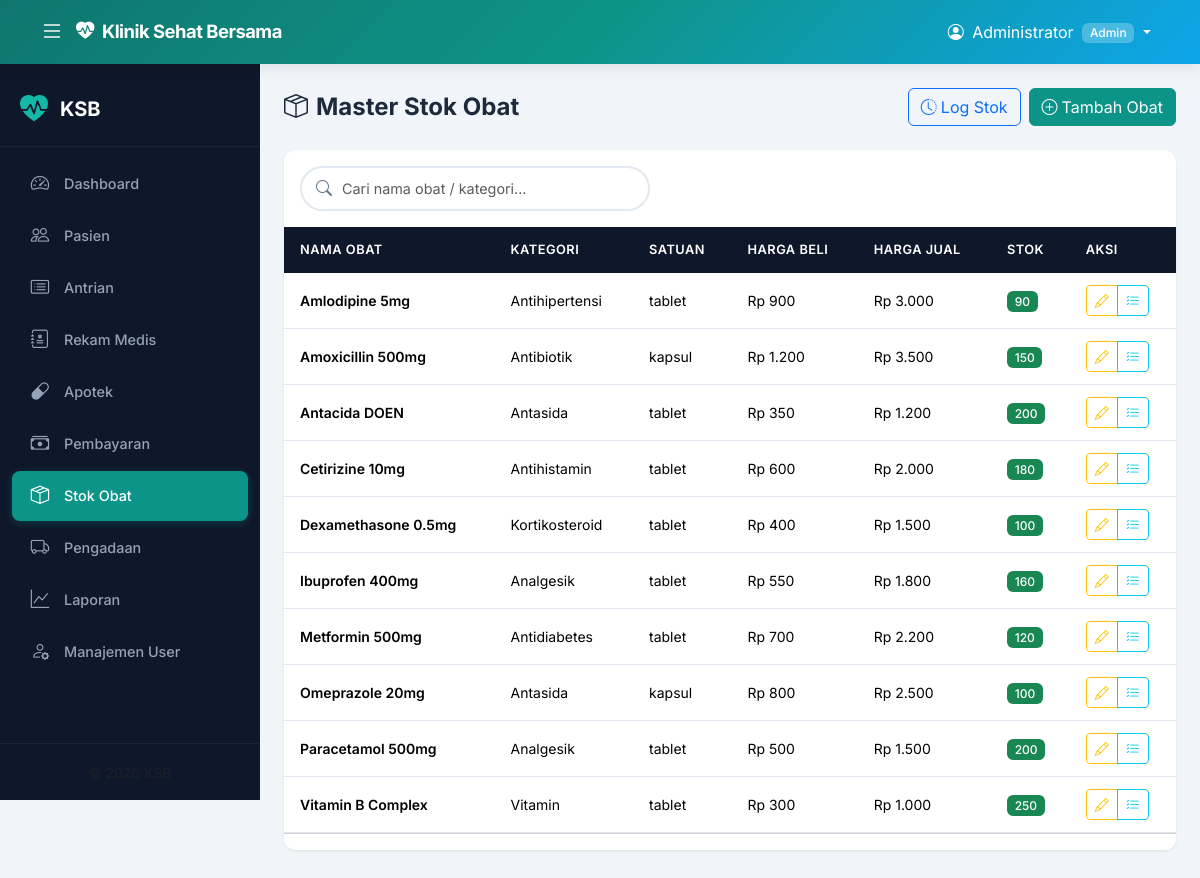
Screenshot of /modules/stok/index.php (signed in) with the database file from the repository.
### tables this page shows
CREATE TABLE IF NOT EXISTS obat (
    id_obat         INT AUTO_INCREMENT PRIMARY KEY,
    nama_obat       VARCHAR(150) NOT NULL,
    kategori        VARCHAR(100),
    satuan          VARCHAR(30)  NOT NULL,
    harga_beli      DECIMAL(10,2) DEFAULT 0,
    harga_jual      DECIMAL(10,2) DEFAULT 0,
    stok            INT DEFAULT 0,
    stok_minimum    INT DEFAULT 10,
    created_at      DATETIME DEFAULT CURRENT_TIMESTAMP,
    updated_at      DATETIME DEFAULT CURRENT_TIMESTAMP ON UPDATE CURRENT_TIMESTAMP
);

### includes/functions.php (called while the page is built, shortened)
<?php
function e($s) { return htmlspecialchars($s ?? '', ENT_QUOTES, 'UTF-8'); }
function format_rupiah($n) { return 'Rp ' . number_format($n, 0, ',', '.'); }
function paginate($pdo, $query, $params, $page, $per_page = 25) {
    $stmt = $pdo->prepare("SELECT COUNT(*) FROM ($query) AS c");
    $stmt->execute($params);
    $total = $stmt->fetchColumn();
    $total_pages = max(1, ceil($total / $per_page));
    $page = max(1, min($page, $total_pages));
    $offset = ($page - 1) * $per_page;
    $stmt = $pdo->prepare($query . " LIMIT $per_page OFFSET $offset");
    $stmt->execute($params);
    return ['data' => $stmt->fetchAll(), 'total' => $total, 'page' => $page, 'per_page' => $per_page, 'total_pages' => $total_pages];
}

### modules/stok/index.php (the view, shortened to what this page needs)
<?php
require_once __DIR__ . '/../../includes/header.php';
$search = $_GET['search'] ?? '';
$page = (int)($_GET['page'] ?? 1);
$query = "SELECT * FROM obat";
$params = [];
$query .= " ORDER BY nama_obat ASC";
$result = paginate($pdo, $query, $params, $page, 20);
?>
<div class="page-header">
    <h1><i class="bi bi-box-seam me-2"></i>Master Stok Obat</h1>
    <div class="d-flex gap-2">
        <a href="log.php" class="btn btn-outline-primary"><i class="bi bi-clock-history me-1"></i>Log Stok</a>
        <?php if (in_array($_SESSION['user_role'], ['admin', 'apoteker'])): ?>
        <a href="tambah.php" class="btn btn-primary"><i class="bi bi-plus-circle me-1"></i>Tambah Obat</a>
        <?php endif; ?>
    </div>
</div>
<div class="card mb-4">
    <div class="card-body py-3">
        <form method="GET" class="search-box" style="max-width:350px;">
            <i class="bi bi-search search-icon"></i>
            <input type="text" name="search" class="form-control" placeholder="Cari nama obat / kategori..." value="<?= e($search) ?>">
        </form>
    </div>
    <div class="card-body p-0">
        <div class="table-responsive">
            <table class="table mb-0">
                <thead><tr><th>Nama Obat</th><th>Kategori</th><th>Satuan</th><th>Harga Beli</th><th>Harga Jual</th><th>Stok</th><th>Aksi</th></tr></thead>
                <tbody>
                <?php if (empty($result['data'])): ?>
                    <tr><td colspan="7" class="text-center py-4 text-muted">Tidak ada data obat.</td></tr>
                <?php else: ?>
                    <?php foreach ($result['data'] as $o): ?>
                    <tr>
                        <td class="fw-semibold"><?= e($o['nama_obat']) ?></td>
                        <td><?= e($o['kategori'] ?: '-') ?></td>
                        <td><?= e($o['satuan']) ?></td>
                        <td><?= format_rupiah($o['harga_beli']) ?></td>
                        <td><?= format_rupiah($o['harga_jual']) ?></td>
                        <td>
                            <?php if ($o['stok'] <= $o['stok_minimum']): ?>
                                <span class="badge bg-danger" title="Stok Minimum: <?= $o['stok_minimum'] ?>"><?= $o['stok'] ?> (Kritis)</span>
                            <?php else: ?>
                                <span class="badge bg-success"><?= $o['stok'] ?></span>
                            <?php endif; ?>
                        </td>
                        <td>
                            <?php if (in_array($_SESSION['user_role'], ['admin', 'apoteker'])): ?>
                            <div class="btn-group btn-group-sm">
                                <a href="edit.php?id=<?= $o['id_obat'] ?>" class="btn btn-outline-warning" title="Edit"><i class="bi bi-pencil"></i></a>
                                <a href="log.php?id_obat=<?= $o['id_obat'] ?>" class="btn btn-outline-info" title="Lihat Log"><i class="bi bi-list-check"></i></a>
                            </div>
                            <?php endif; ?>
                        </td>
                    </tr>
                    <?php endforeach; ?>
                <?php endif; ?>
                </tbody>
            </table>
        </div>
    </div>
    <div class="card-footer bg-white text-center">
    </div>
</div>
<?php require_once __DIR__ . '/../../includes/footer.php'; ?>

### assets/css/style.css (style rules this page uses)
:root { --primary: #0d9488; --primary-dark: #0f766e; --primary-light: #14b8a6; --accent: #0ea5e9; --accent-dark: #0284c7; --sidebar-bg: #0f172a; --sidebar-hover: #1e293b; --sidebar-active: #0d9488; --navbar-bg: linear-gradient(135deg, #0f766e 0%, #0d9488 50%, #0ea5e9 100%); --body-bg: #f1f5f9; --card-bg: #ffffff; --text-primary: #1e293b; --text-secondary: #64748b; --border-color: #e2e8f0; --shadow-sm: 0 1px 3px rgba(0,0,0,0.08); --shadow-md: 0 4px 14px rgba(0,0,0,0.08); --shadow-lg: 0 10px 30px rgba(0,0,0,0.1); --radius: 12px; --radius-sm: 8px; --sidebar-width: 260px; --navbar-height: 64px; --transition: all 0.3s cubic-bezier(0.4, 0, 0.2, 1); }
* { margin: 0; padding: 0; box-sizing: border-box; }
body { font-family: 'Inter', -apple-system, BlinkMacSystemFont, sans-serif; background: var(--body-bg); color: var(--text-primary); overflow-x: hidden; }
.card { border: none; border-radius: var(--radius); box-shadow: var(--shadow-sm); transition: var(--transition); overflow: hidden; }
.table { font-size: 0.875rem; }
.table thead th { background: var(--sidebar-bg); color: #fff; font-weight: 600; font-size: 0.8rem; text-transform: uppercase; letter-spacing: 0.5px; padding: 0.85rem 1rem; border: none; }
.table tbody td { padding: 0.75rem 1rem; vertical-align: middle; border-color: var(--border-color); }
.table tbody tr { transition: var(--transition); }
.btn-primary { background: var(--primary); border-color: var(--primary); }
.page-header { display: flex; justify-content: space-between; align-items: center; margin-bottom: 1.5rem; flex-wrap: wrap; gap: 1rem; }
.page-header h1 { font-size: 1.5rem; font-weight: 700; color: var(--text-primary); margin: 0; }
.search-box { position: relative; }
.search-box input { padding-left: 2.5rem; border-radius: 50px; border: 2px solid var(--border-color); transition: var(--transition); }
.search-box .search-icon { position: absolute; left: 1rem; top: 50%; transform: translateY(-50%); color: var(--text-secondary); }
.badge { font-weight: 500; font-size: 0.75rem; padding: 0.35em 0.65em; border-radius: 6px; }
.fade-in { animation: fadeInUp 0.4s ease forwards; }
.form-control, .form-select { border-radius: var(--radius-sm); border: 2px solid var(--border-color); padding: 0.6rem 0.9rem; font-size: 0.9rem; transition: var(--transition); }

### rows the page displays
obat: nama_obat "Amlodipine 5mg", kategori "Antihipertensi", satuan "tablet", harga_beli "Rp 900", harga_jual "Rp 3.000", stok "90"
obat: nama_obat "Amoxicillin 500mg", kategori "Antibiotik", satuan "kapsul", harga_beli "Rp 1.200", harga_jual "Rp 3.500", stok "150"
obat: nama_obat "Antacida DOEN", kategori "Antasida", satuan "tablet", harga_beli "Rp 350", harga_jual "Rp 1.200", stok "200"
obat: nama_obat "Cetirizine 10mg", kategori "Antihistamin", satuan "tablet", harga_beli "Rp 600", harga_jual "Rp 2.000", stok "180"
obat: nama_obat "Dexamethasone 0.5mg", kategori "Kortikosteroid", satuan "tablet", harga_beli "Rp 400", harga_jual "Rp 1.500", stok "100"
obat: nama_obat "Ibuprofen 400mg", kategori "Analgesik", satuan "tablet", harga_beli "Rp 550", harga_jual "Rp 1.800", stok "160"
obat: nama_obat "Metformin 500mg", kategori "Antidiabetes", satuan "tablet", harga_beli "Rp 700", harga_jual "Rp 2.200", stok "120"
obat: nama_obat "Omeprazole 20mg", kategori "Antasida", satuan "kapsul", harga_beli "Rp 800", harga_jual "Rp 2.500", stok "100"
obat: nama_obat "Paracetamol 500mg", kategori "Analgesik", satuan "tablet", harga_beli "Rp 500", harga_jual "Rp 1.500", stok "200"
obat: nama_obat "Vitamin B Complex", kategori "Vitamin", satuan "tablet", harga_beli "Rp 300", harga_jual "Rp 1.000", stok "250"

### other values shown
$_SESSION['user_nama'] "Administrator"
$_SESSION['user_role'] "Admin"
$m['label'] "Pasien"
$m['label'] "Antrian"
$m['label'] "Rekam Medis"
$m['label'] "Apotek"
$m['label'] "Pembayaran"
$m['label'] "Stok Obat"
$m['label'] "Pengadaan"
$m['label'] "Laporan"
$m['label'] "Manajemen User"
